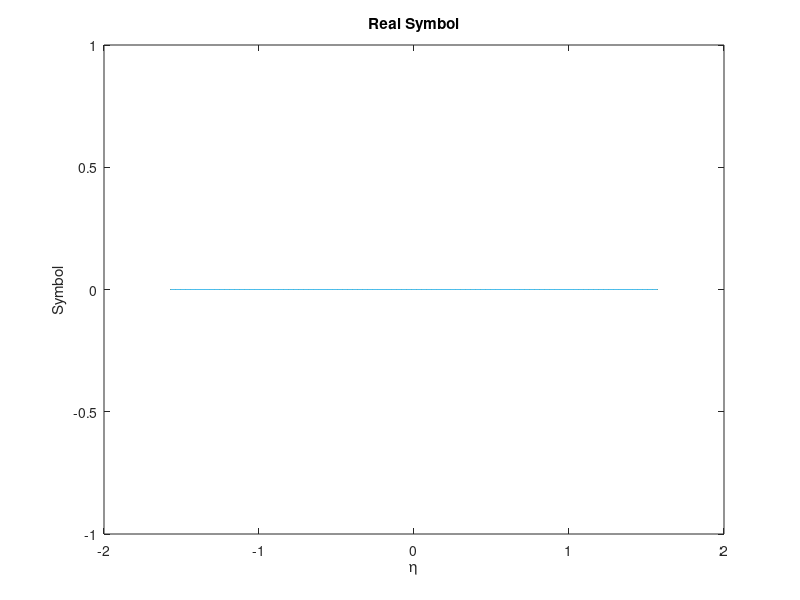
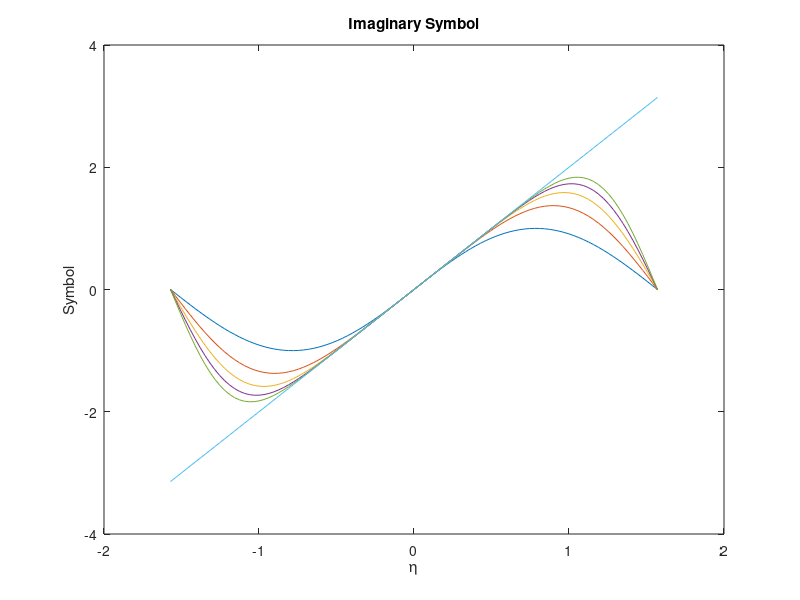
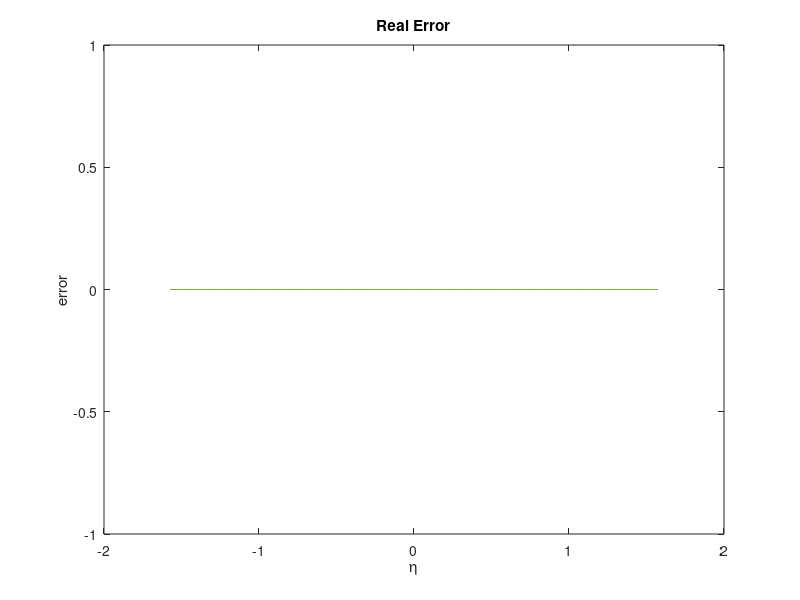
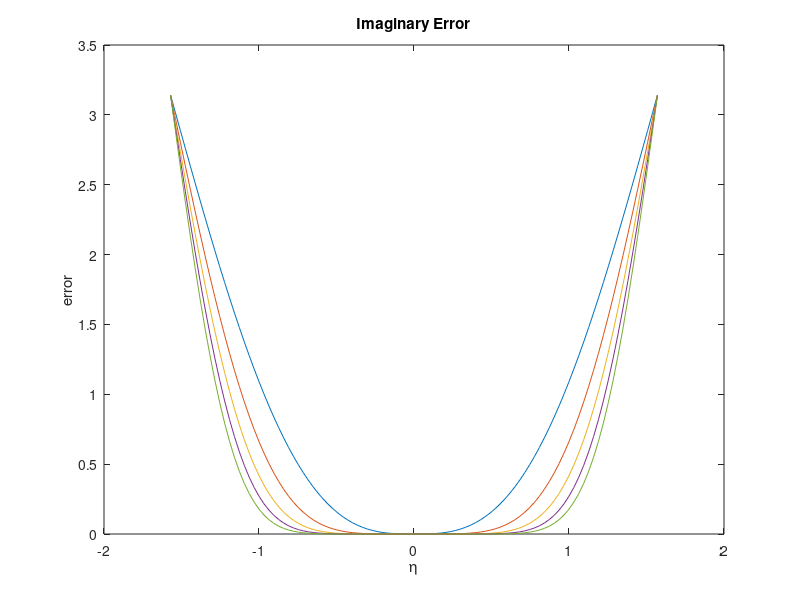

Recreate these plots in MATLAB, in order.
%Initialize

y=linspace(-pi/2,pi/2);
u2=zeros(1,numel(y));
u4=zeros(1,numel(y));
u6=zeros(1,numel(y));
u8=zeros(1,numel(y));
u10=zeros(1,numel(y));

v2=zeros(1,numel(y));
v4=zeros(1,numel(y));
v6=zeros(1,numel(y));
v8=zeros(1,numel(y));
v10=zeros(1,numel(y));

%Calculate numerical values for symbols
for j=1:numel(y)
u2(j)=1i*sin(2*y(j));
u4(j)=1i*sin(2*y(j))*(1+2*(sin(y(j)))^2/3);
u6(j)=1i*sin(2*y(j))*(1+2*(sin(y(j)))^2/3+8*(sin(y(j)))^4/15);
u8(j)=1i*sin(2*y(j))*(1+2*(sin(y(j)))^2/3+8*(sin(y(j)))^4/15+...
        16*(sin(y(j)))^6/35);
u10(j)=1i*sin(2*y(j))*(1+2*(sin(y(j)))^2/3+8*(sin(y(j)))^4/15+...
        16*(sin(y(j)))^6/35+128*(sin(y(j)))^8/315);
    
v2(j)=-4*(sin(y(j)))^2;
v4(j)=-4*(sin(y(j)))^2*(1+(sin(y(j)))^2/3);
v6(j)=-4*(sin(y(j)))^2*(1+(sin(y(j)))^2/3+8*(sin(y(j)))^4/45);
v8(j)=-4*(sin(y(j)))^2*(1+(sin(y(j)))^2/3+8*(sin(y(j)))^4/45+4*(sin(y(j)))^6/35);
v10(j)=-4*(sin(y(j)))^2*(1+(sin(y(j)))^2/3+8*(sin(y(j)))^4/45+4*(sin(y(j)))^6/35+128*(sin(y(j)))^8/1575);

end


%Calculate error
real_err2=abs(real(u2)-real(1i*2*y));
real_err4=abs(real(u4)-real(1i*2*y));
real_err6=abs(real(u6)-real(1i*2*y));
real_err8=abs(real(u8)-real(1i*2*y));
real_err10=abs(real(u8)-real(1i*2*y));
imag_err2=abs(imag(u2)-imag(1i*2*y));
imag_err4=abs(imag(u4)-imag(1i*2*y));
imag_err6=abs(imag(u6)-imag(1i*2*y));
imag_err8=abs(imag(u8)-imag(1i*2*y));
imag_err10=abs(imag(u10)-imag(1i*2*y));

vreal_err2=abs(real(v2)-real(-4*y.^2));
vreal_err4=abs(real(v4)-real(-4*y.^2));
vreal_err6=abs(real(v6)-real(-4*y.^2));
vreal_err8=abs(real(v8)-real(-4*y.^2));
vreal_err10=abs(real(v10)-real(-4*y.^2));
vimag_err2=abs(imag(v2)-imag(-4*y.^2));
vimag_err4=abs(imag(v4)-imag(-4*y.^2));
vimag_err6=abs(imag(v6)-imag(-4*y.^2));
vimag_err8=abs(imag(v8)-imag(-4*y.^2));
vimag_err10=abs(imag(v10)-imag(-4*y.^2));


%Plot
plot(y,real(u2),y,real(u4),y,real(u6),y,real(u8),y,real(u10),y,real(1i*2*y))
title('Real Symbol')
xlabel('\eta')
ylabel('Symbol')

figure
plot(y,imag(u2),y,imag(u4),y,imag(u6),y,imag(u8),y,imag(u10),y,imag(1i*2*y))
title('Imaginary Symbol')
xlabel('\eta')
ylabel('Symbol')
figure

plot(y,real_err2,y,real_err4,y,real_err6,y,real_err8,y,real_err10)
title('Real Error')
xlabel('\eta')
ylabel('error')
figure
plot(y,imag_err2,y,imag_err4,y,imag_err6,y,imag_err8,y,imag_err10)
title('Imaginary Error')
xlabel('\eta')
ylabel('error')

figure
plot(y,real(v2),y,real(v4),y,real(v6),y,real(v8),y,real(v10),y,-4*y.^2)
title('Real Symbol')
xlabel('\eta')
ylabel('Symbol')
figure
plot(y,imag(v2),y,imag(v4),y,imag(v6),y,imag(v8),y,imag(v10),y,imag(-4*y.^2))
title('Imaginary Symbol')
xlabel('\eta')
ylabel('Symbol')
figure
plot(y,vreal_err2,y,vreal_err4,y,vreal_err6,y,vreal_err8,y,vreal_err10)
title('Real Error')
xlabel('\eta')
ylabel('error')
figure
plot(y,vimag_err2,y,vimag_err4,y,vimag_err6,y,vimag_err8,y,vimag_err10)
title('Imaginary Error')
xlabel('\eta')
ylabel('error')


